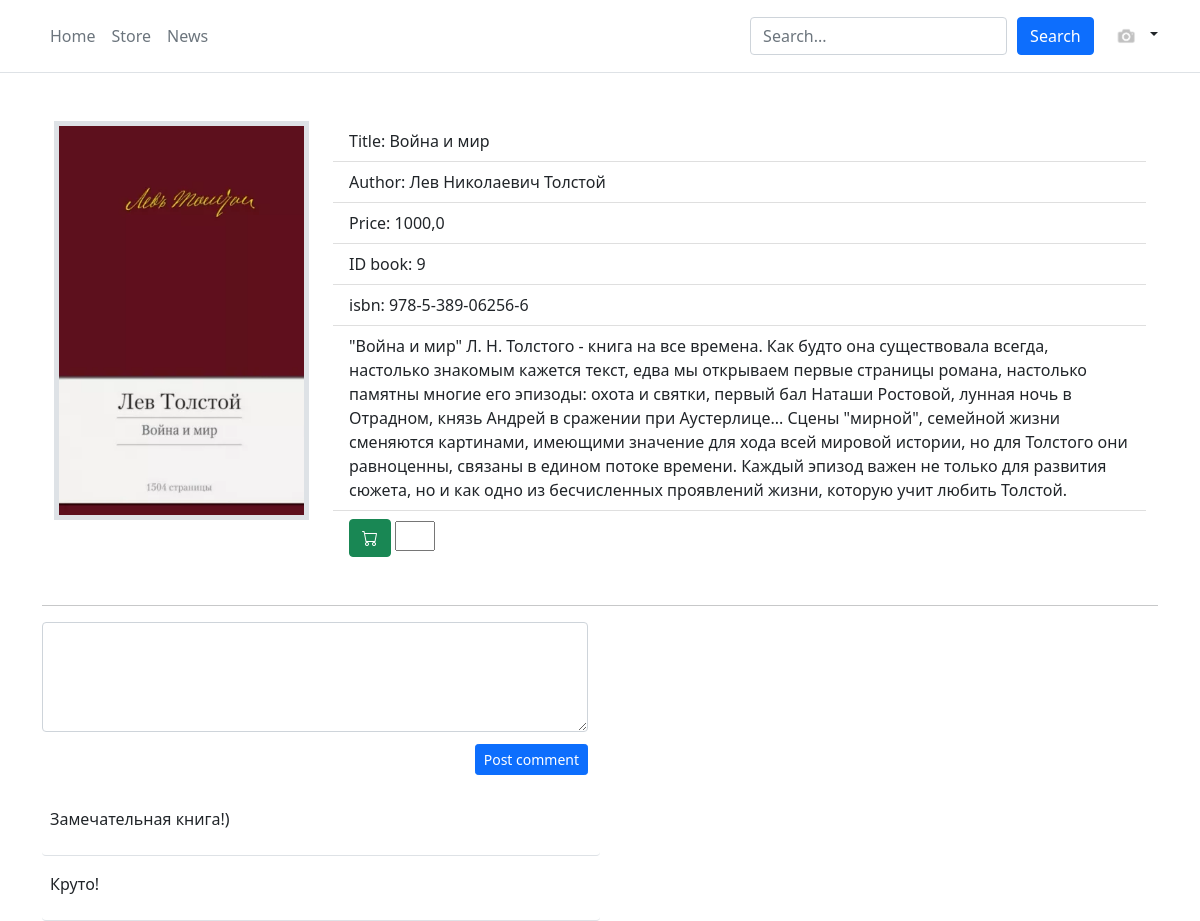
/ad/9 (signed in), run on the app's committed database.
### main/models.py (models this page shows, shortened)
class book (models.Model):
    objects = None
    title = models.CharField(max_length=255, verbose_name = "Book name")
    isbn = models.CharField(null = True, blank = True, max_length=255, verbose_name = "isbn")
    photo = models.ImageField(upload_to="photo/book/%Y/%m/%d/", verbose_name = "Book photo")
    description = models.TextField(blank=True, verbose_name = "Book description")
    time_create = models.DateTimeField(auto_now_add=True, verbose_name = "Date of offering for sale")
    is_published = models.BooleanField(default=True, verbose_name = "Publisher")
    price = models.FloatField(verbose_name = "Price")
    Author = models.ForeignKey(Author_of_the_book, null = True, blank = True, verbose_name = "Author",on_delete = models.CASCADE)
    genre = models.ForeignKey(genre_of_the_book, null = False, blank = True, verbose_name = "Genre of the book",on_delete = models.CASCADE)

class Author_of_the_book(models.Model):
    objects = None
    name = models.CharField(max_length=255, verbose_name = "Name of the author")
    photo = models.ImageField(upload_to="photo/author/%Y/%m/%d/", verbose_name = "Book photo")
    description = models.TextField(blank=True, verbose_name = "Book description")
    def __str__(self):
        return self.name

class comment_book(models.Model):
        object = None
        text = models.TextField(blank=True, verbose_name = "Text")
        author = models.ForeignKey(User, on_delete=models.CASCADE, verbose_name='author')
        book_in_comment = models.ForeignKey(book, on_delete=models.CASCADE, verbose_name='Book')

### main/views.py (the view)
# urls.py: path('ad/<int:ad_id>', views.ad_info, name='ad_info'),
def ad_info(request, ad_id):
    ad = book.objects.filter(id = ad_id)
    search_book = book.objects.get(id = ad_id)
    comment = comment_book.objects.filter(book_in_comment = ad_id)
    if request.method == "POST":
        comment_book.objects.create(author = request.user,text = request.POST.get('Text'),book_in_comment=search_book)
        return redirect(request.path)
    context ={
        'ad':ad,
        'comment':comment,
        }
    return render(request,'main/ad.html',context = context)

### main/templates/main/ad.html (shortened to what this page needs)
{% extends 'base.html' %}
{% block content %}
{% for ad in ad %}
<div class="container mt-5">
    <div class="row">
        <div class="col col-lg-3">
            <img class="d-block w-100 border border-5" src="../../../media/{{ad.photo}}">
        </div>
        <div class="col position-static">
            <div class=" w-auto">
                <ul class="list-group list-group-flush ">
                    <li class="list-group-item">Title: {{ad.title}}</li>
                    <li class="list-group-item">Author: {{ad.Author}}</li>
                    <li class="list-group-item">Price: {{ad.price}}</li>
                    <li class="list-group-item">ID book: {{ad.pk}}</li>
                    <li class="list-group-item">isbn: {{ad.isbn}}</li>
                    <li class="list-group-item">{{ad.description}}</li>
                    <li class="list-group-item">
                        {% if request.user.is_authenticated %}
                        {% include 'add_cart.html'%}
                        <br />
                        {% endif %}
                    </li>
                </ul>
            </div>
        </div>
    </div>
</div>
{% endfor %}
<hr>
<div class="row">
    <form class="form-outline col-6 mb-3" method="POST">
        <textarea class="form-control" name="Text" rows="4" style="background: #fff;"></textarea>
        <div class="float-end mt-2 pt-1">
            <button type="submit" class="btn btn-primary btn-sm ">Post comment</button>
        </div>
    </form>
    <div>
        {% for comment in comment %}
        <div class="border-bottom p-2 mt-2 w-50 rounded" style="background: #fff;">
            <p>{{comment.text}}</p>
        </div>
        {% endfor %}
    </div>
</div>
{% endblock %}

### cart/templates/add_cart.html (shortened to what this page needs)
<form action="{% url 'cart:add_cart' %}?ad_id={{ ad.pk }}&next={{ request.path }}" method="post">
    <button type="submit" class="btn btn-success">
        <i class="bi bi-cart"></i>
    </button>
    <input type="number" name="quentity_book" style="width:40px" min="1" />
</form>

### data on the page
book: photo (picture), title "Война и мир", Author "Лев Николаевич Толстой", price "1000,0", pk "9", isbn "978-5-389-06256-6", description "\"Война и мир\" Л. Н. Толстого - книга на все времена. Как будто она существовала всегда, настолько знакомым кажется текст, едва мы открываем первые страницы романа, настолько памятны многие его эпизоды: охота и святки, первый бал Наташи Ростовой, лунная ночь в Отрадном, князь Андрей в сражении при Аустерлице... Сцены \"мирной\", семейной жизни сменяются картинами, имеющими значение для хода всей мировой истории, но для Толстого они равноценны, связаны в едином потоке времени. Каждый эпизод важен не только для развития сюжета, но и как одно из бесчисленных проявлений жизни, которую учит любить Толстой."
comment_book: text "Замечательная книга!)"
comment_book: text "Круто!"
